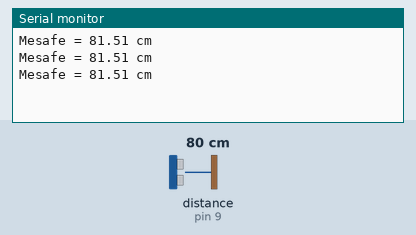
A sketch run on a simulated Arduino Uno, built with avr-gcc and run on an emulated ATmega328P. On the bench: the last lines printed to the serial monitor. Wiring (inferred from the names in the program): ultrasonic range finder: trigger pin 8; echo pin 9. The inputs (shaded band) are chosen by the test bench; at power-on: distance to the obstacle (sensor on pin 9) 80 cm. The echo pulse lasts 58.3 µs per cm.

Above: at 1.3 s.
1.4 s: distance to the obstacle (sensor on pin 9) set to 2 cm
At 1.9 s:
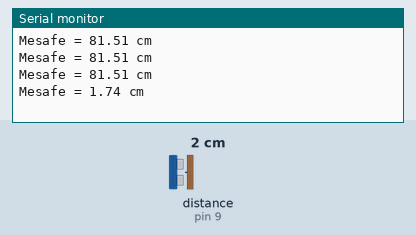
2.9 s: distance to the obstacle (sensor on pin 9) set to 4 cm
At 3.4 s:
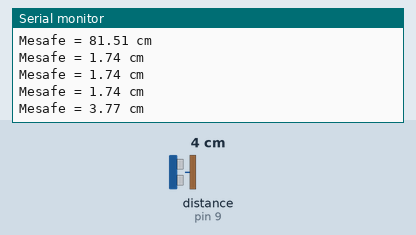
Timing chart, 0 to 5.9 s (numbered marks = the images above; inputs shaded):
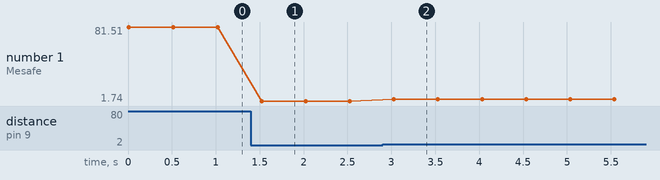

The sketch:

HCSR04.ino
```cpp
const int trigger_pin = 8;
const int echo_pin = 9;

float sure;
float mesafe;

void setup() {
  pinMode(trigger_pin, OUTPUT);
  pinMode(echo_pin, INPUT);

  Serial.begin(9600);
}

void loop() {
  digitalWrite(trigger_pin, HIGH);
  delayMicroseconds(1000);
  digitalWrite(trigger_pin, LOW);
  sure = pulseIn(echo_pin, HIGH);
  mesafe = (sure/2) / 28.5;

  Serial.print("Mesafe = ");
  Serial.print(mesafe);
  Serial.println(" cm");
  delay(500);
}
```

Measured:
- after the input at 1.4 s, the serial monitor: prints a new line after 0.12 s (image 1)
- after the input at 2.9 s, the serial monitor: prints a new line after 0.13 s (image 2)
- plotted number 1: 81.51 → 1.74 after the input at 1.4 s, 1.74 → 3.77 after the input at 2.9 s
